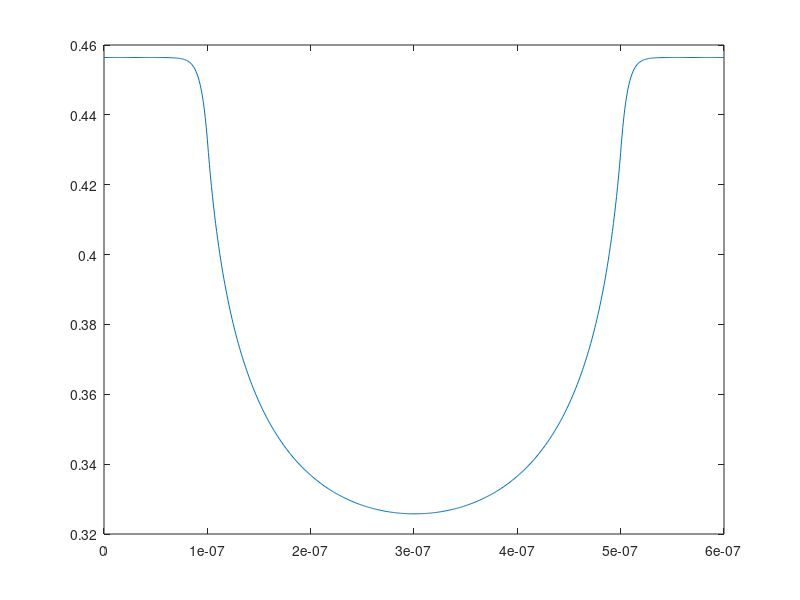
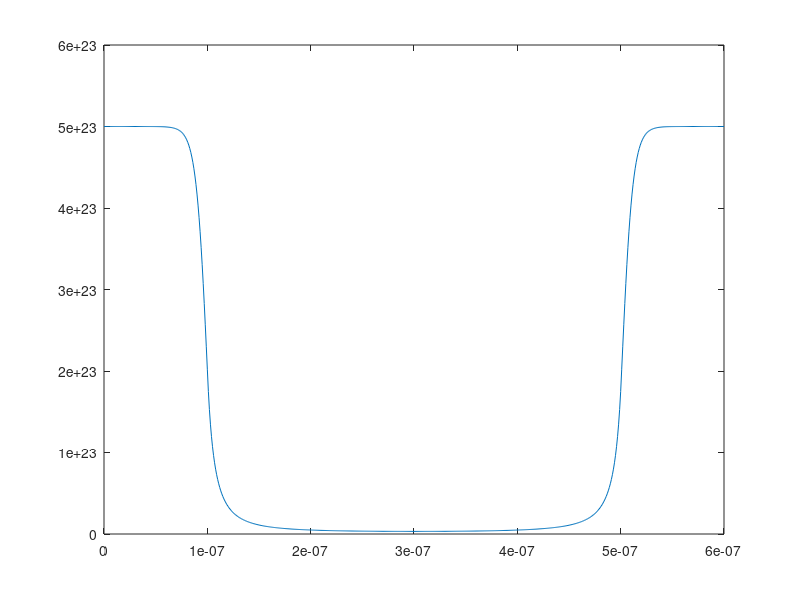
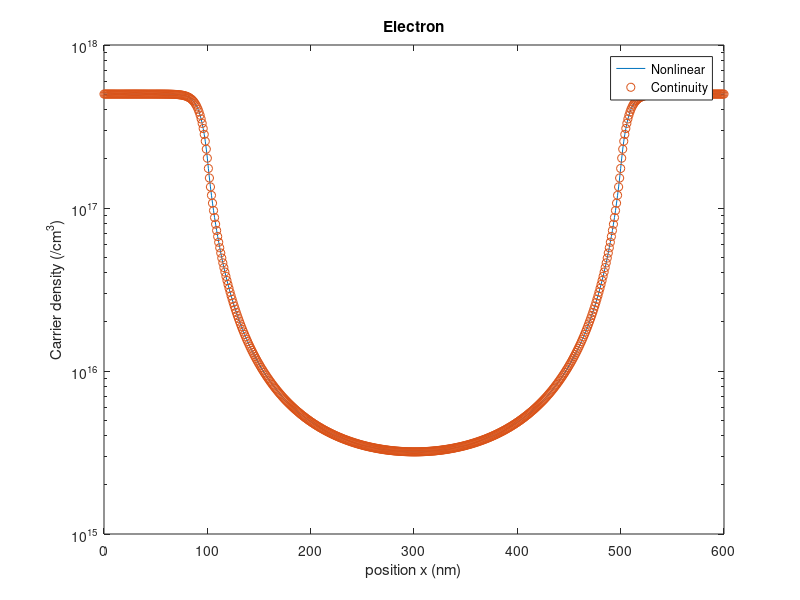
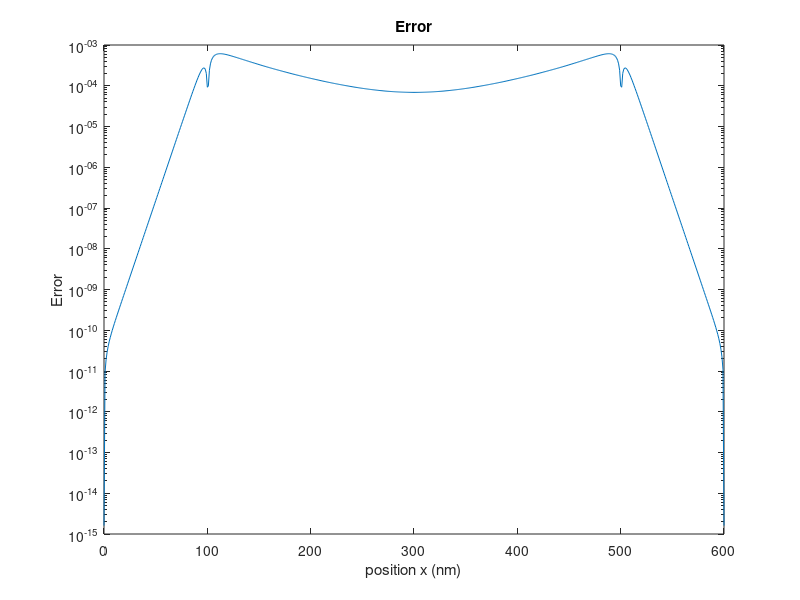

Here is the MATLAB script that generated these plots, in order:
clear;
q = 1.602192e-19;
eps0 = 8.8542e-12; % F/m
k_B = 1.380662e-23;
T = 300; % K
V_t = (k_B*T)/q;
X_Left = 0; X_Right = 600e-9;
XS = 100e-9;
XL = X_Right - X_Left;
Nx = 601;
deltaX = XL/(Nx-1);
x = X_Left:deltaX:X_Right;
x1 = (Nx-1)*(XS/XL)+1;
x2 = (Nx-1)*(XL-XS)/XL+1;
eps_si = 11.7; eps_ox = 3.9;
Npp = 5e23;
Np = 2e21;
Ndon = Npp*ones(Nx,1);
Ndon(x1+1:x2,1) = Np; 
ni = 1.075e16; % m^-3
coef = deltaX^2*q/eps0;
phi = zeros(Nx,1);
phi(1:Nx,1) = V_t*log(Ndon(1:Nx,1)/ni);

res = zeros(Nx,1);
Jaco = zeros(Nx,Nx);
Newton = 10;



for j=1:Newton
    res(1,1) = phi(1,1) - V_t*log(Ndon(1,1)/ni);
    res(Nx,1) = phi(Nx,1) - V_t*log(Ndon(Nx,1)/ni);
    Jaco(1,1) = 1; Jaco(Nx,Nx) = 1;   
    for i=2:Nx-1
        res(i,1) = eps_si*(phi(i+1,1)-2*phi(i,1)+phi(i-1,1))-coef*(-Ndon(i,1) + ni*exp(phi(i,1)/V_t) - ni*exp(-phi(i,1)/V_t));
        Jaco(i,i-1) = eps_si; Jaco(i,i) = -2*eps_si - coef*ni*(exp(phi(i,1)/V_t) + exp(-phi(i,1)/V_t))/V_t; Jaco(i,i+1) = eps_si;
    end
    update = Jaco\(-res);
    phi = phi + update;
%     norm(update,inf);
end

elec = zeros(Nx,1);
elec = ni*exp(phi/V_t);

plot (x,phi);
figure(2)
plot(x,elec);
elec_N = elec;
phi_N = phi;
A = phi(2,1)-phi(1,1);
AA = phi(3,1)-phi(2,1);

for newton=1:10
    res = zeros(2*Nx,1);
    Jaco = sparse(2*Nx,2*Nx);
    res(1,1) = phi(1,1) - V_t*log(Ndon(1,1)/ni);
    Jaco(1,1) = 1;
    
    for i=2:Nx-1
        res(2*i-1,1) = eps_si*(phi(i+1,1) - 2*phi(i,1) + phi(i-1,1)) + coef*(Ndon(i,1)-elec(i,1));
        Jaco(2*i-1,2*i+1) = eps_si;
        Jaco(2*i-1,2*i-1) = -2*eps_si;
        Jaco(2*i-1,2*i-3) = eps_si;
        Jaco(2*i-1,2*i) = -coef;
    end
    
    res(2*Nx-1,1) = phi(Nx,1) - V_t*log(Ndon(Nx,1)/ni);
    Jaco(2*Nx-1,2*Nx-1) = 1.0;
    
    for i=1:Nx-1
        n_av = 0.5*(elec(i+1,1)+elec(i,1));
        dphidx = (phi(i+1,1) - phi(i,1))/deltaX;
        delecdx = (elec(i+1,1) - elec(i,1))/deltaX;
        Jn = n_av * dphidx - V_t * delecdx;
        res(2*i,1) = res(2*i,1) + Jn;
        Jaco(2*i,2*i+2) = Jaco(2*i,2*i+2) + 0.5*dphidx - V_t / deltaX;
        Jaco(2*i,2*i) = Jaco(2*i,2*i) + 0.5*dphidx + V_t / deltaX;
        Jaco(2*i,2*i+1) = Jaco(2*i,2*i+1) + n_av / deltaX;
        Jaco(2*i,2*i-1) = Jaco(2*i,2*i-1) - n_av / deltaX;
        res(2*i+2,1) = res(2*i+2,1) - Jn;
        Jaco(2*i+2,2*i+2) = Jaco(2*i+2,2*i+2) - 0.5*dphidx + V_t /deltaX;
        Jaco(2*i+2,2*i) = Jaco(2*i+2,2*i) - 0.5*dphidx - V_t / deltaX;
        Jaco(2*i+2,2*i+1) = Jaco(2*i+2,2*i+1) - n_av / deltaX;
        Jaco(2*i+2,2*i-1) = Jaco(2*i+2,2*i-1) + n_av / deltaX;
    end
    
    res(2,1) = elec(1,1) - Ndon(1,1);
    Jaco(2,:) = 0;
    Jaco(2,2) = 1.0;
    res(2*Nx,1) = elec(Nx,1) - Ndon(Nx,1);
    Jaco(2*Nx,:) = 0;
    Jaco(2*Nx,2*Nx) = 1.0;
    
    Cvector = zeros(2*Nx,1);
    Cvector(1:2:2*Nx-1,1) = V_t;
    Cvector(2:2:2*Nx,1) = max(abs(Ndon));
    Cmatrix = spdiags(Cvector,0,2*Nx,2*Nx);
    Jaco_scaled = Jaco * Cmatrix;
    Rvector = 1./sum(abs(Jaco_scaled),2);
    Rmatrix = spdiags(Rvector,0,2*Nx,2*Nx);
    Jaco_scaled = Rmatrix * Jaco_scaled;
    res_scaled = Rmatrix * res;
    update_scaled = Jaco_scaled \ (-res_scaled);
    update = Cmatrix * update_scaled;
        
    update = Jaco \ (-res);
    phi = phi + update(1:2:2*Nx-1,1);
    elec = elec + update(2:2:2*Nx,1);
    norm(update(1:2:2*Nx-1,1),inf)
end

% V = inv(Jaco_elec);
figure(3)
semilogy(x/1e-9,elec_N*1e-6,x/1e-9,elec*1e-6,'o');
title('Electron');
legend('Nonlinear','Continuity');
xlabel('position x (nm)');
ylabel('Carrier density (/cm^3)');

figure(4)
semilogy(x/1e-9,abs(elec_N-elec)./elec);
title('Error');

xlabel('position x (nm)');
ylabel('Error');

    





